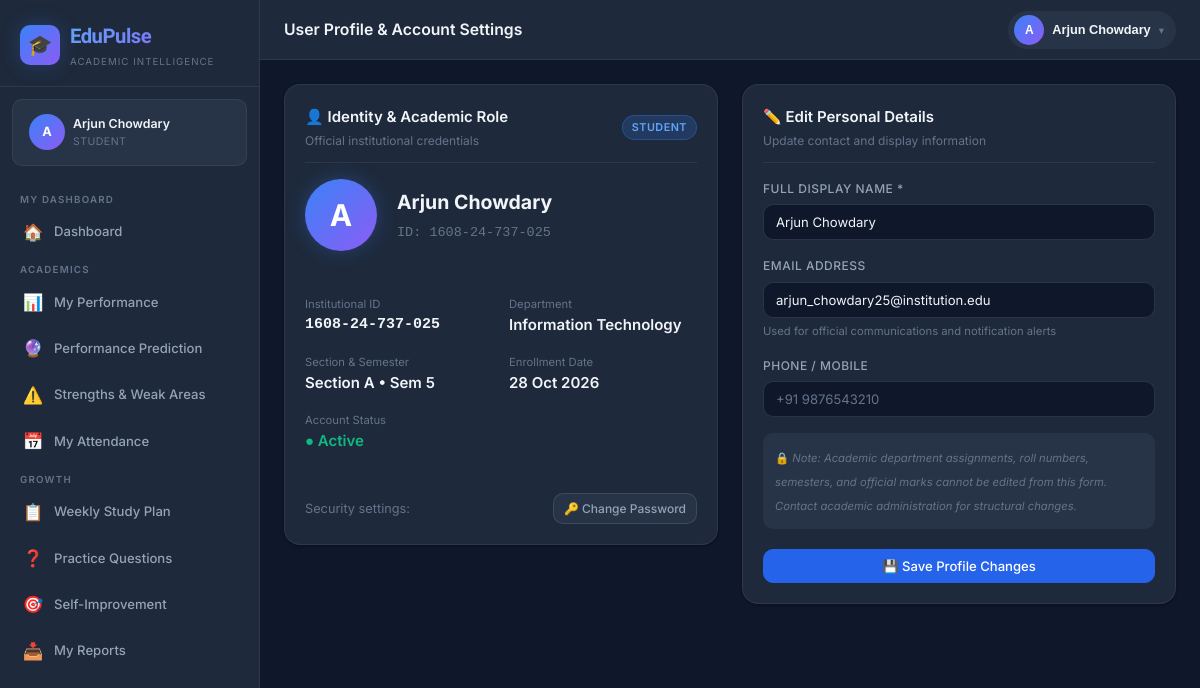
The page /profile (signed in) on the database as committed earlier.
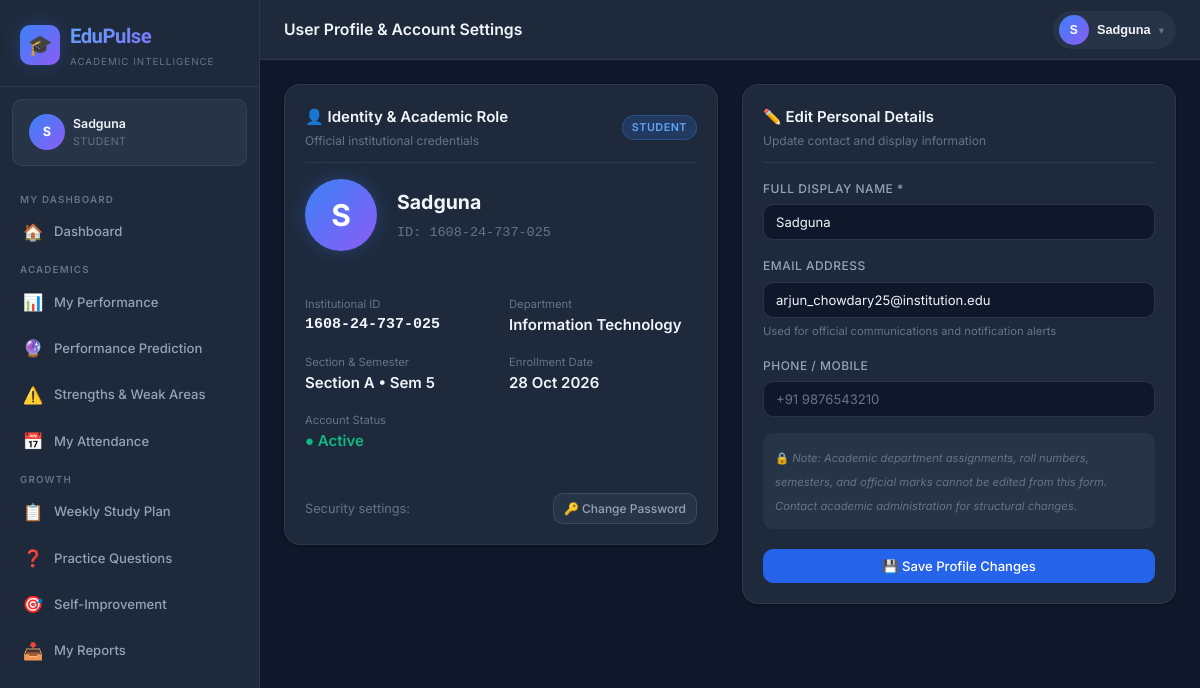
The same page on the database as committed later.
### models.py (models this page shows, shortened)
class Student(db.Model):
    __tablename__ = 'students'
    id = db.Column(db.Integer, primary_key=True)
    user_id = db.Column(db.Integer, db.ForeignKey('users.id'), unique=True, nullable=False)
    roll_number = db.Column(db.String(50), unique=True, nullable=False)
    name = db.Column(db.String(100), nullable=False)
    email = db.Column(db.String(120))
    phone = db.Column(db.String(20))
    department_id = db.Column(db.Integer, db.ForeignKey('departments.id'), nullable=False)
    section_id = db.Column(db.Integer, db.ForeignKey('sections.id'))
    academic_year_id = db.Column(db.Integer, db.ForeignKey('academic_years.id'))
    current_semester = db.Column(db.Integer, default=1)
    date_of_birth = db.Column(db.Date)
    gender = db.Column(db.String(10))
    is_active = db.Column(db.Boolean, default=True)
    enrolled_at = db.Column(db.DateTime, default=datetime.utcnow)
    academic_year = db.relationship('AcademicYear', backref='students')
    marks = db.relationship('Mark', backref='student', lazy=True)
    attendance_records = db.relationship('AttendanceRecord', backref='student', lazy=True)
    tasks = db.relationship('StudentTask', backref='student', lazy=True)
    goals = db.relationship('StudentGoal', backref='student', lazy=True)
    question_attempts = db.relationship('QuestionAttempt', backref='student', lazy=True)

### routes/auth.py (the view, shortened to what this page needs)
@auth_bp.route('/profile', methods=['GET', 'POST'])
@login_required
def profile():
    profile_obj = None
    if current_user.role == 'admin':
        profile_obj = current_user.admin
    elif current_user.role == 'faculty':
        profile_obj = current_user.faculty
    elif current_user.role == 'student':
        profile_obj = current_user.student
    return render_template('auth/profile.html', profile=profile_obj)

### templates/auth/profile.html (shortened to what the changed rows need)
{% extends 'base.html' %}
{% from 'macros/nav.html' import admin_nav, faculty_nav, student_nav %}
{% block page_title %}User Profile & Account Settings{% endblock %}
{% block nav %}
  {% if current_user.role == 'admin' %}{{ admin_nav() }}
  {% elif current_user.role == 'faculty' %}{{ faculty_nav() }}
  {% else %}{{ student_nav() }}
  {% endif %}
{% endblock %}
{% block content %}
<div class="grid-2" style="gap:24px; align-items:start;">
  <div class="card">
    <div class="card-header">
      <div>
        <div class="card-title">👤 Identity & Academic Role</div>
        <div class="card-subtitle">Official institutional credentials</div>
      </div>
      <span class="badge badge-{{ 'warning' if current_user.role == 'admin' else ('purple' if current_user.role == 'faculty' else 'primary') }}">
        {{ current_user.role | capitalize }}
      </span>
    </div>
    <div style="display:flex; align-items:center; gap:20px; margin-bottom:24px; padding-bottom:20px; border-bottom:1px solid var(--border-color);">
      <div style="width:72px; height:72px; border-radius:50%; background:linear-gradient(135deg, var(--brand-500), var(--accent-purple)); display:flex; align-items:center; justify-content:center; font-size:2rem; font-weight:700; color:#fff; box-shadow:0 0 20px rgba(59,130,246,0.3);">
        {{ profile.name[0] if profile and profile.name else current_user.unique_id[0] }}
      </div>
      <div>
        <h3 style="font-size:1.3rem; font-weight:700; color:var(--text-primary); margin:0 0 4px 0;">
          {{ profile.name if profile and profile.name else current_user.unique_id }}
        </h3>
        <div style="font-family:monospace; color:var(--text-muted); font-size:0.9rem;">
          ID: {{ current_user.unique_id }}
        </div>
      </div>
    </div>
    <div style="display:grid; grid-template-columns:repeat(auto-fit, minmax(180px, 1fr)); gap:16px;">
      <div>
        <div class="text-xs text-muted">Institutional ID</div>
        <div style="font-weight:600; font-family:monospace; color:var(--text-primary);">{{ current_user.unique_id }}</div>
      </div>
      {% if current_user.role == 'student' and current_user.student %}
      <div>
        <div class="text-xs text-muted">Department</div>
        <div style="font-weight:600; color:var(--text-primary);">{{ current_user.student.department.name if current_user.student.department else 'N/A' }}</div>
      </div>
      <div>
        <div class="text-xs text-muted">Section & Semester</div>
        <div style="font-weight:600; color:var(--text-primary);">Section {{ current_user.student.section.name if current_user.student.section else 'A' }} • Sem {{ current_user.student.current_semester }}</div>
      </div>
      <div>
        <div class="text-xs text-muted">Enrollment Date</div>
        <div style="font-weight:600; color:var(--text-primary);">{{ current_user.student.enrolled_at.strftime('%d %b %Y') if current_user.student.enrolled_at else '—' }}</div>
      </div>
      {% else %}
      <div>
        <div class="text-xs text-muted">Access Level</div>
        <div style="font-weight:600; color:var(--text-primary);">System Administrator</div>
      </div>
      {% endif %}
      <div>
        <div class="text-xs text-muted">Account Status</div>
        <div style="color:var(--accent-green); font-weight:600;">● Active</div>
      </div>
    </div>
    <div style="margin-top:24px; padding-top:16px; border-top:1px solid var(--border-color); display:flex; justify-content:space-between; align-items:center;">
      <span class="text-sm text-muted">Security settings:</span>
      <a href="{{ url_for('auth.change_password') }}" class="btn btn-secondary btn-sm">
        🔑 Change Password
      </a>
    </div>
  </div>
  <div class="card">
    <div class="card-header">
      <div>
        <div class="card-title">✏️ Edit Personal Details</div>
        <div class="card-subtitle">Update contact and display information</div>
      </div>
    </div>
    <form method="POST" action="{{ url_for('auth.profile') }}">
      <div class="form-group">
        <label class="form-label" for="name">Full Display Name *</label>
        <input type="text" id="name" name="name" class="form-control" value="{{ profile.name if profile and profile.name else '' }}" required>
      </div>
      <div class="form-group">
        <label class="form-label" for="email">Email Address</label>
        <input type="email" id="email" name="email" class="form-control" value="{{ profile.email if profile and profile.email else '' }}" placeholder="username@institution.edu">
        <div class="form-hint">Used for official communications and notification alerts</div>
      </div>
      <div class="form-group">
        <label class="form-label" for="phone">Phone / Mobile</label>
        <input type="tel" id="phone" name="phone" class="form-control" value="{{ profile.phone if profile and profile.phone else '' }}" placeholder="+91 9876543210">
      </div>
      <div style="background:var(--bg-elevated); border:1px solid var(--border-color); border-radius:var(--radius-md); padding:12px; margin-bottom:20px;">
        <span class="text-xs text-muted">
          🔒 <em>Note: Academic department assignments, roll numbers, semesters, and official marks cannot be edited from this form. Contact academic administration for structural changes.</em>
        </span>
      </div>
      <button type="submit" class="btn btn-primary" style="width:100%; justify-content:center;">
        💾 Save Profile Changes
      </button>
    </form>
  </div>
</div>
{% endblock %}

### templates/base.html (shortened to what this page needs)
<!DOCTYPE html>
<html lang="en">
<head>
  <link rel="stylesheet" href="{{ url_for('static', filename='css/style.css') }}">
</head>
<body class="{{ 'role-' + current_user.role if current_user.is_authenticated else '' }}">
{% if current_user.is_authenticated %}
<div class="app-wrapper">
  <aside class="sidebar" id="sidebar">
    <div class="sidebar-brand">
      <a href="{{ url_for(current_user.role + '.dashboard') }}" class="brand-logo" style="text-decoration:none;">
        <div class="brand-icon">🎓</div>
        <div>
          <div class="brand-name">EduPulse</div>
          <div class="brand-tagline">Academic Intelligence</div>
        </div>
      </a>
    </div>
    {% if current_user.role == 'admin' and current_user.admin %}
    {% set display_name = current_user.admin.name %}
    {% elif current_user.role == 'faculty' and current_user.faculty %}
    {% set display_name = current_user.faculty.name %}
    {% elif current_user.role == 'student' and current_user.student %}
    {% set display_name = current_user.student.name %}
    {% else %}
    {% set display_name = current_user.unique_id %}
    {% endif %}
    <div class="sidebar-user flex items-center gap-2">
      <div class="user-avatar">{{ display_name[0] if display_name else '?' }}</div>
      <div class="user-info">
        <div class="user-name">{{ display_name }}</div>
        <div class="user-role">{{ current_user.role | capitalize }}</div>
      </div>
    </div>
    <nav class="sidebar-nav">
      {% block nav %}{% endblock %}
    </nav>
  </aside>
  <div class="main-content">
    <header class="topbar">
      <div class="topbar-left">
        <div>
          <div class="page-title">{% block page_title %}Dashboard{% endblock %}</div>
        </div>
      </div>
      <div class="topbar-right" style="display:flex; align-items:center; gap:12px;">
        <div class="profile-dropdown-wrapper" style="position:relative;">
          <button type="button" class="profile-btn" onclick="toggleProfileMenu(event)" id="profileBtn" style="display:flex; align-items:center; gap:8px; background:var(--bg-elevated); border:1px solid var(--border-color); border-radius:999px; padding:4px 12px 4px 6px; cursor:pointer; color:var(--text-primary);">
            <div class="user-avatar" style="width:30px; height:30px; font-size:0.8rem; border-radius:50%; background:linear-gradient(135deg, var(--brand-500), var(--accent-purple)); display:flex; align-items:center; justify-content:center; color:#fff; font-weight:700;">{{ display_name[0] if display_name else '?' }}</div>
            <span style="font-size:0.85rem; font-weight:600; max-width:120px; overflow:hidden; text-overflow:ellipsis; white-space:nowrap;">{{ display_name }}</span>
            <span style="font-size:0.7rem; color:var(--text-muted);">▾</span>
          </button>
        </div>
      </div>
    </header>
    <main class="page-content">
      {% block content %}{% endblock %}
    </main>
  </div>
</div>
{% else %}
{% block auth_content %}{% endblock %}
{% endif %}
</body>
</html>

Rows that differ between the two databases and show on the page:
changed Student "arjun_chowdary25@institution.edu": name "A" → "S"; name "Arjun Chowdary" → "Sadguna"
